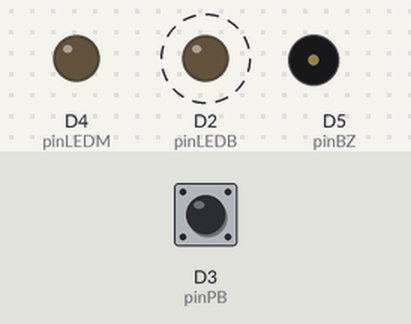
Bench run of a program on a simulated ESP8266 (Wemos D1 mini). On the bench: output pins drawn as LEDs (lit = HIGH), buzzer (waves = sounding). Dashed ring = blinking. The test bench sets the inputs (shaded band); at power-on: D3 (pinPB) HIGH.

Above: at 2.8 s.
2.9 s: D3 (pinPB) pulled LOW for 1.2 s
At 3.9 s:
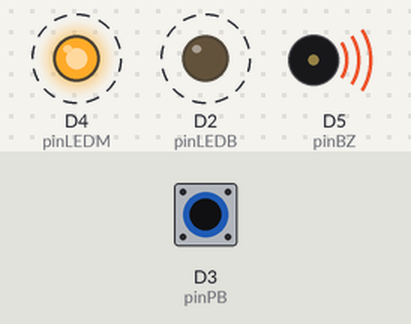
8.0 s: D3 (pinPB) pulled LOW for 3.2 s
At 13.4 s:
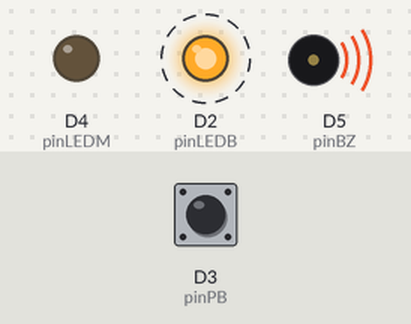
Timing chart, 0 to 18.7 s (numbered marks = the images above; inputs shaded):
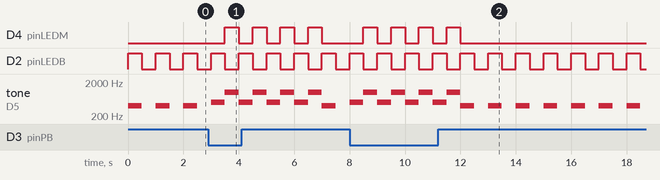

The program:

main.cpp
```cpp
#include <Arduino.h>

const int pinPB = D3;
const int pinLEDB = D2;
const int pinLEDM = D4;
const int pinBZ = D5;

void setup() {
  // put your setup code here, to run once
  pinMode(pinPB, INPUT_PULLUP);
  pinMode(pinLEDB, OUTPUT);
  pinMode(pinLEDM, OUTPUT);
  pinMode(pinBZ, OUTPUT);
}

void loop() {
  // put your main code here, to run repeatedly:
  int statusTombol = digitalRead(pinPB);
  if (statusTombol == LOW)
  {
    for (int i = 0; i < 4; i++)
    {
      digitalWrite(pinLEDB, HIGH);
      digitalWrite(pinLEDM, LOW);
      tone(pinBZ, 500);
      delay(500);
      for (int y = 0; y < 4; y++)
      {
        digitalWrite(pinLEDM, HIGH);
        digitalWrite(pinLEDB, LOW);
        tone(pinBZ, 1000);
      }
      delay(500);
    }
  }
  else
  {

    digitalWrite(pinLEDB, HIGH);
    digitalWrite(pinLEDM, LOW);
    tone(pinBZ, 400);
    delay(500);
    digitalWrite(pinLEDB, LOW);
    noTone(pinBZ);
    delay(500);
  }
}
```

Measured:
- after the input at 2.9 s, D4 (pinLEDM): alternates HIGH for 0.50 s and LOW for 0.50 s, starting after 0.60 s
- after the input at 8.0 s, D4 (pinLEDM): alternates HIGH for 0.50 s and LOW for 0.50 s, 8 changes in all, then stays LOW, starting after 0.50 s
- by itself, D2 (pinLEDB): alternates HIGH for 0.50 s and LOW for 0.50 s
- by itself, tone on D5 (pinBZ): plays 500 Hz for 0.50 s, 1000 Hz for 0.50 s, 500 Hz for 0.50 s, 1000 Hz for 0.50 s, 500 Hz for 0.50 s, 1000 Hz for 0.50 s … (15 notes in this stretch)
